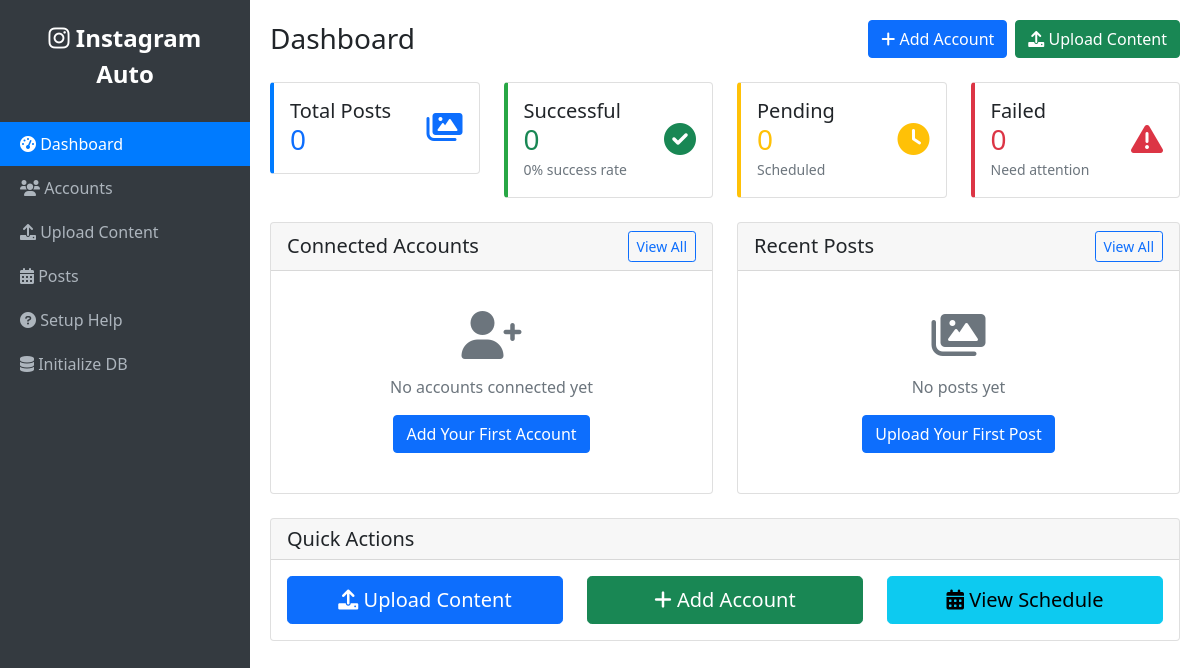
Before: / with the older database file.
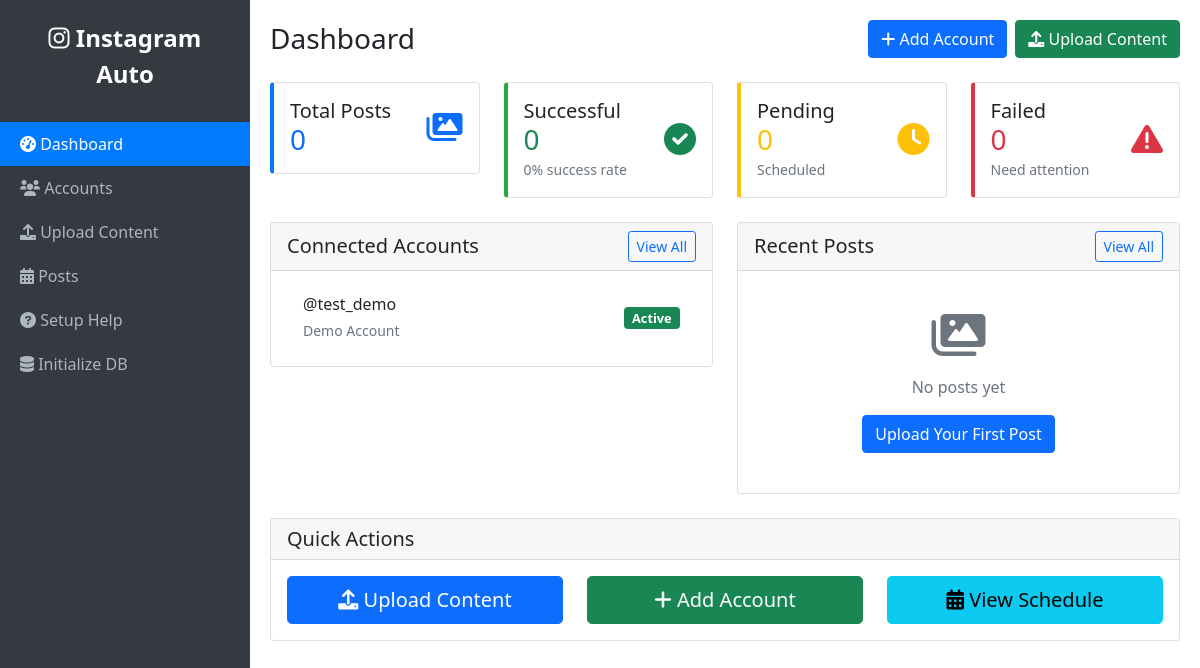
After: the same page with the newer database file.
### app.py (models this page shows)
class Account(db.Model):
    __tablename__ = 'accounts'
    id = db.Column(db.Integer, primary_key=True)
    username = db.Column(db.String(255), unique=True, nullable=False)
    instagram_id = db.Column(db.String(255), unique=True, nullable=False)
    access_token = db.Column(db.Text, nullable=False)
    account_type = db.Column(db.String(50), default='business')
    niche = db.Column(db.String(100))
    is_active = db.Column(db.Boolean, default=True)
    created_at = db.Column(db.DateTime, default=datetime.utcnow)
    updated_at = db.Column(db.DateTime, default=datetime.utcnow, onupdate=datetime.utcnow)
    posts = db.relationship('Post', backref='account', lazy=True)
    schedule = db.relationship('PostingSchedule', backref='account', lazy=True)

### app.py (the view)
@app.route('/')
def index():
    accounts = Account.query.filter_by(is_active=True).all()
    recent_posts = Post.query.order_by(Post.created_at.desc()).limit(10).all()
    total_posts = Post.query.count()
    successful_posts = Post.query.filter_by(status='posted').count()
    failed_posts = Post.query.filter_by(status='failed').count()
    pending_posts = Post.query.filter_by(status='scheduled').count()
    stats = {
        'total_posts': total_posts,
        'successful_posts': successful_posts,
        'failed_posts': failed_posts,
        'pending_posts': pending_posts,
        'success_rate': round((successful_posts / total_posts * 100) if total_posts > 0 else 0, 1)
    }
    return render_template('dashboard.html',
                         accounts=accounts,
                         recent_posts=recent_posts,
                         stats=stats)

### templates/dashboard.html (shortened to what the changed rows need)
{% extends "base.html" %}
{% block content %}
<div class="d-flex justify-content-between align-items-center mb-4">
    <h1 class="h3 mb-0">Dashboard</h1>
</div>
<div class="row">
    <div class="col-md-6">
        <div class="card">
            <div class="card-body">
                {% if accounts %}
                    <div class="list-group list-group-flush">
                        {% for account in accounts %}
                        <div class="list-group-item d-flex justify-content-between align-items-center">
                            <div>
                                <h6 class="mb-1">@{{ account.username }}</h6>
                                <small class="text-muted">{{ account.niche or 'No niche set' }}</small>
                            </div>
                            <span class="badge bg-{{ 'success' if account.is_active else 'secondary' }} status-badge">
                                {{ 'Active' if account.is_active else 'Inactive' }}
                            </span>
                        </div>
                        {% endfor %}
                    </div>
                {% else %}
                    <div class="text-center py-4">
                        <i class="fas fa-user-plus fa-3x text-muted mb-3"></i>
                        <p class="text-muted">No accounts connected yet</p>
                        <a href="{{ url_for('add_account') }}" class="btn btn-primary">Add Your First Account</a>
                    </div>
                {% endif %}
            </div>
        </div>
    </div>
</div>
{% endblock %}

Changed rows visible on the page:
added Account: username "test_demo", niche "Demo Account", is_active "Active"
Other visible differences:
text no longer shown: "No accounts connected yet Add Your First Account"
